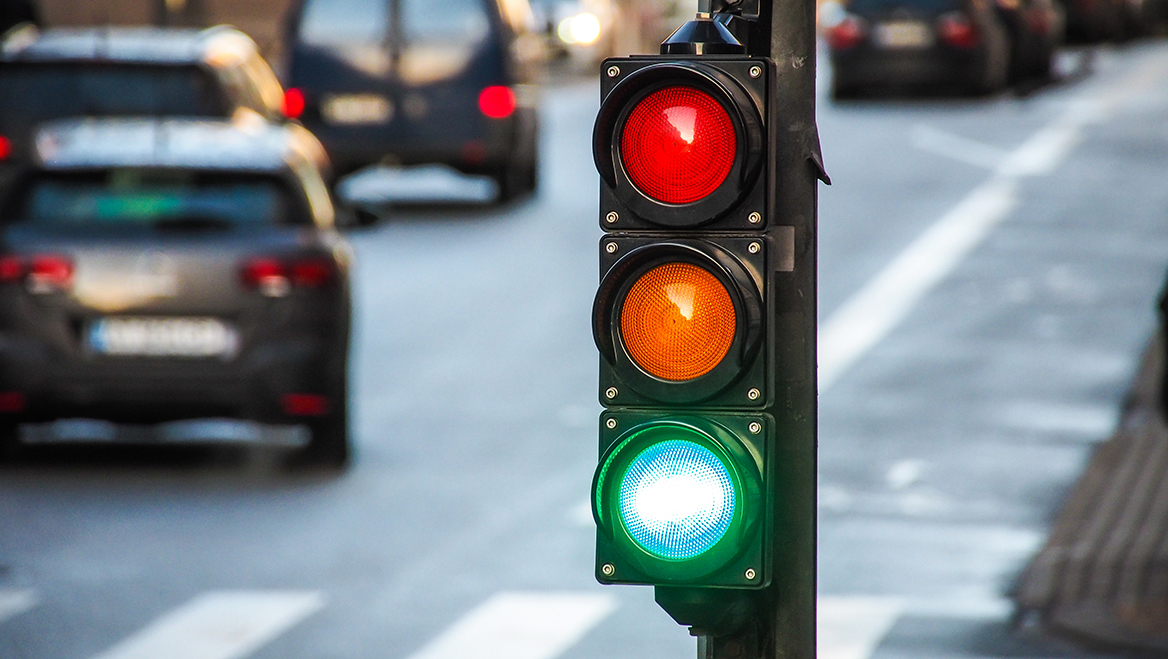
#> input picture lab-1/images/traffic-light.jpg, 1168 x 659 px
$ jupyter execute 02_traffic_light_color_spaces.ipynb
#> lines starting #> are read from the running program, lines starting #| are printed output that depends on the picture; after the words box and inside, x2 and y2 are one past the last pixel; in counts of white or black regions, pixels touching at a corner belong together
[cell 1]
import cv2
import numpy as np
import matplotlib.pyplot as plt

## Project 2: Traffic Light Detection using Color Spaces

### 2.1 Overview

In this project, we detect which traffic light is active (red, orange, or green) by converting to HSV color space and creating color masks.

### 2.2 Objectives

- Convert color image to HSV color space
- Create masks for red, orange, and green lights
- Automatically detect which light is currently ON

### 2.3 Why HSV Instead of BGR/RGB?

**The Problem with BGR/RGB:**

- Colors are mixed together (R, G, B channels)
- Same color at different brightness levels = different values
- Hard to detect specific colors reliably

**The Solution - HSV:**

- **H (Hue)**: The actual color (0-180 in OpenCV)
- **S (Saturation)**: Color purity
- **V (Value)**: Brightness

A red light stays in the same **Hue range** (0-10) regardless of how bright or dim it is. This makes color detection much more reliable!

### 2.4 Code: Convert to HSV and Display

[cell 2]
# Load image
bgr_image = cv2.imread('./images/traffic-light.jpg')
#> bgr_image is the input picture: shape (659, 1168, 3); mean B, G, R 130.1, 125.4, 118.6
rgb_image = cv2.cvtColor(bgr_image, cv2.COLOR_BGR2RGB)
hsv_image = cv2.cvtColor(bgr_image, cv2.COLOR_BGR2HSV)
#> hsv_image: shape (659, 1168, 3); mean H, S, V 83.4, 60.3, 141.7

# Display all three color spaces
plt.subplot(1, 3, 1)
plt.imshow(bgr_image)
plt.title("BGR Image")
plt.axis("off")

plt.subplot(1, 3, 2)
plt.imshow(rgb_image)
plt.title("RGB Image")
plt.axis("off")

plt.subplot(1, 3, 3)
plt.imshow(hsv_image)
plt.title("HSV Image")
plt.axis("off")

plt.show()
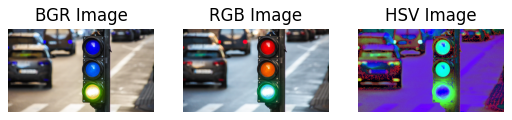
#> figure drawn by matplotlib, 3 panels; B, G, R data is drawn as R, G, B

### 2.5 Code: Create Color Masks

[cell 3]
# Define HSV ranges for each color
lower_red = np.array([0, 120, 100])
upper_red = np.array([5, 255, 255])

lower_orange = np.array([8, 120, 100])
upper_orange = np.array([20, 255, 255])

lower_green = np.array([40, 80, 100])
upper_green = np.array([100, 255, 255])

# Create masks using inRange()
# If pixel HSV is between lower and upper bounds → WHITE (255)
# Otherwise → BLACK (0)
mask_red = cv2.inRange(hsv_image, lower_red, upper_red)
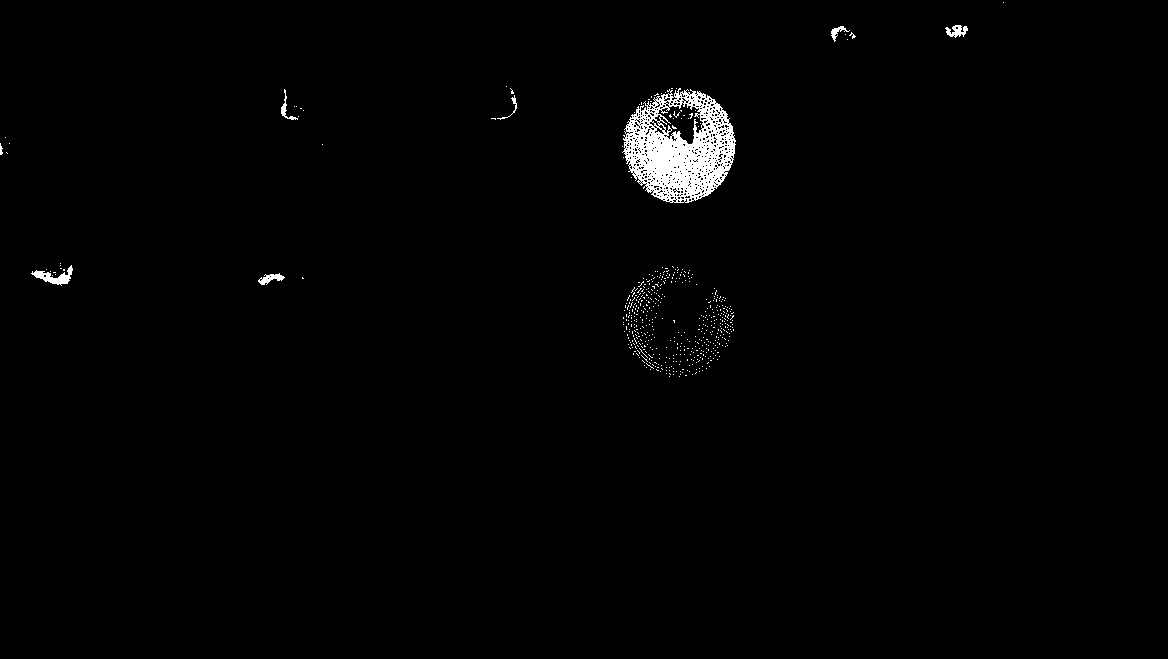
#> mask_red: shape (659, 1168); 1.2% white; 541 white regions (533 under 20 px), largest, box (x1, y1, x2, y2) and area: (622, 88, 736, 203) 7397, (31, 265, 73, 286) 332, (945, 25, 968, 38) 169
mask_orange = cv2.inRange(hsv_image, lower_orange, upper_orange)
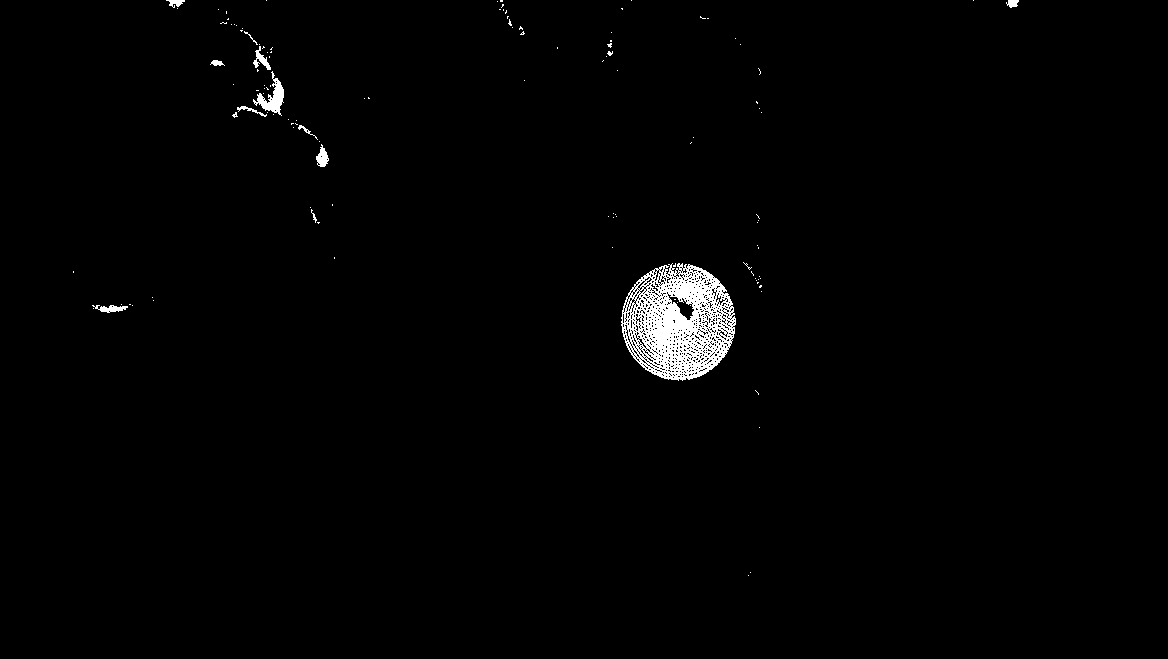
#> mask_orange: shape (659, 1168); 1.3% white; 121 white regions (109 under 20 px), largest, box (x1, y1, x2, y2) and area: (621, 263, 736, 381) 8126, (253, 71, 284, 116) 505, (316, 144, 329, 167) 171
mask_green = cv2.inRange(hsv_image, lower_green, upper_green)
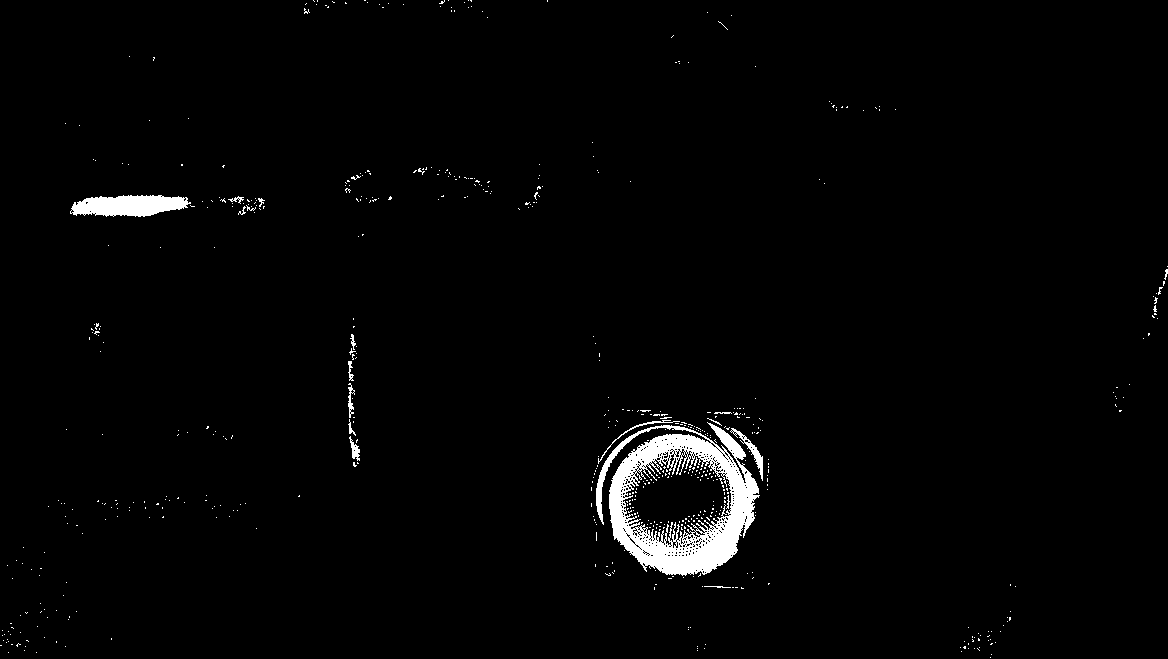
#> mask_green: shape (659, 1168); 1.9% white; 598 white regions (579 under 20 px), largest, box (x1, y1, x2, y2) and area: (596, 422, 760, 576) 10519, (70, 195, 191, 217) 1941, (730, 428, 763, 481) 303

# Display all masks
plt.subplot(1, 3, 1)
plt.imshow(mask_red, cmap='gray')
plt.title("Red Mask")
plt.axis("off")

plt.subplot(1, 3, 2)
plt.imshow(mask_orange, cmap='gray')
plt.title("Orange Mask")
plt.axis("off")

plt.subplot(1, 3, 3)
plt.imshow(mask_green, cmap='gray')
plt.title("Green Mask")
plt.axis("off")

plt.show()

### 2.6 Code: Detect Which Light is ON

[cell 4]
# Count white pixels in each mask
# cv2.countNonZero() counts all pixels that are NOT 0 (i.e., white pixels)
count_red = cv2.countNonZero(mask_red)
#> count_red = 9268
count_orange = cv2.countNonZero(mask_orange)
#> count_orange = 9837
count_green = cv2.countNonZero(mask_green)
#> count_green = 14999

print(f"Red pixels: {count_red}")
#| Red pixels: 9268
print(f"Orange pixels: {count_orange}")
#| Orange pixels: 9837
print(f"Green pixels: {count_green}")
#| Green pixels: 14999

# Find which light has the most white pixels
if count_red > count_orange and count_red > count_green:
    light_on = "RED"
elif count_orange > count_red and count_orange > count_green:
    light_on = "ORANGE"
elif count_green > count_red and count_green > count_orange:
    light_on = "GREEN"
else:
    light_on = "UNKNOWN"

print(f"\n🚦 Light Detected: {light_on}")

$ run again, with lab-1/images/clean_image.jpg copied over lab-1/images/traffic-light.jpg
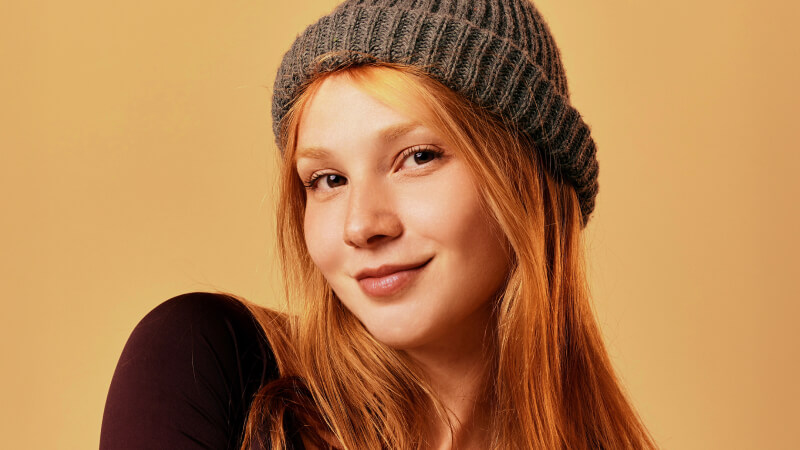
#> input picture lab-1/images/clean_image.jpg, 800 x 450 px
#> bgr_image is the input picture: shape (450, 800, 3); mean B, G, R 80.2, 129.5, 181.4
#> hsv_image: shape (450, 800, 3); mean H, S, V 18.7, 150, 181.4
#> `mask_red = cv2.inRange(hsv_image, lower_red, upper_red)`:
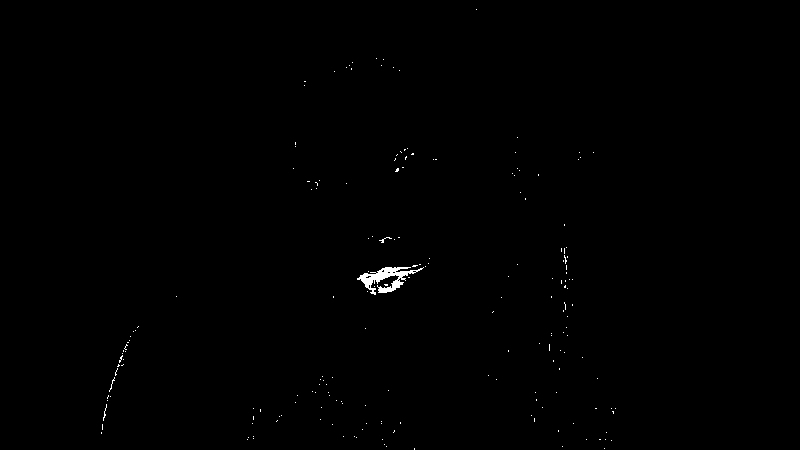
#> mask_red: shape (450, 800); 0.31% white; 191 white regions (188 under 20 px), largest, box (x1, y1, x2, y2) and area: (357, 267, 424, 295) 698, (379, 237, 392, 243) 21, (103, 404, 107, 421) 20
#> mask_orange: shape (450, 800); 75.4% white; 496 black regions (453 under 20 px), largest, box (x1, y1, x2, y2) and area: (272, 0, 598, 299) 29546, (96, 292, 336, 450) 25945, (292, 79, 459, 336) 21066
#> mask_green: shape (450, 800); every value is 0
#> `plt.show()`:
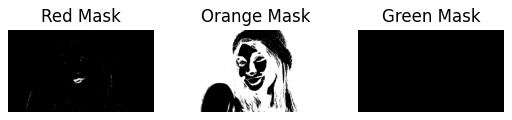
#> figure drawn by matplotlib, 3 panels
#> count_red = 1120
#> count_orange = 271470
#> count_green = 0
#| Red pixels: 1120
#| Orange pixels: 271470
#| Green pixels: 0

$ run again, with lab-1/images/football-match.jpg copied over lab-1/images/traffic-light.jpg
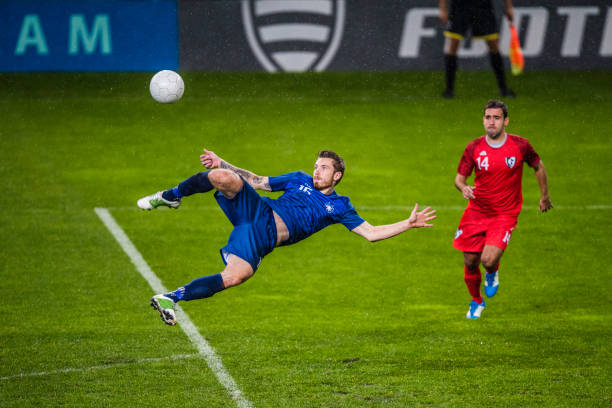
#> input picture lab-1/images/football-match.jpg, 612 x 408 px
#> bgr_image is the input picture: shape (408, 612, 3); mean B, G, R 31.9, 103.6, 85
#> hsv_image: shape (408, 612, 3); mean H, S, V 55.5, 206.9, 115.2
#> `mask_red = cv2.inRange(hsv_image, lower_red, upper_red)`:
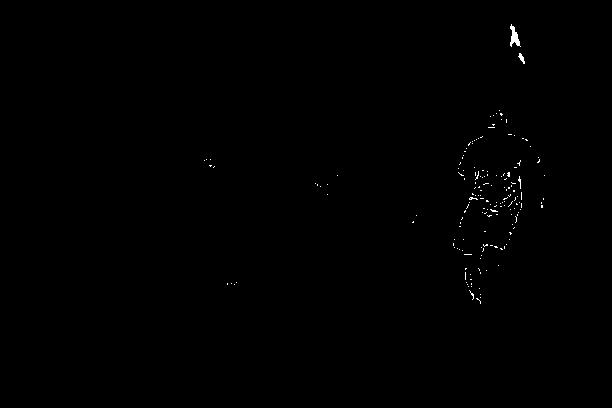
#> mask_red: shape (408, 612); 0.25% white in thin lines or dots, all inside (x1, y1, x2, y2) = (204, 24, 545, 304)
#> mask_orange: shape (408, 612); 0.54% white; 128 white regions (117 under 20 px), largest, box (x1, y1, x2, y2) and area: (536, 163, 549, 202) 224, (509, 45, 524, 69) 182, (220, 179, 242, 191) 118
#> `mask_green = cv2.inRange(hsv_image, lower_green, upper_green)`:
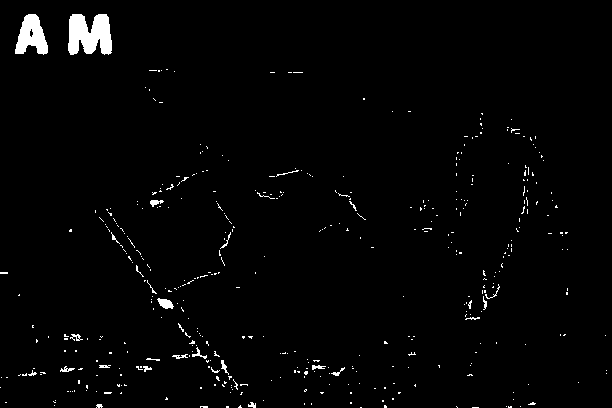
#> mask_green: shape (408, 612); 1.8% white; 435 white regions (408 under 20 px), largest, box (x1, y1, x2, y2) and area: (68, 14, 112, 55) 1404, (15, 14, 48, 55) 849, (157, 298, 174, 309) 116
#> count_red = 631
#> count_orange = 1347
#> count_green = 4607
#| Red pixels: 631
#| Orange pixels: 1347
#| Green pixels: 4607
